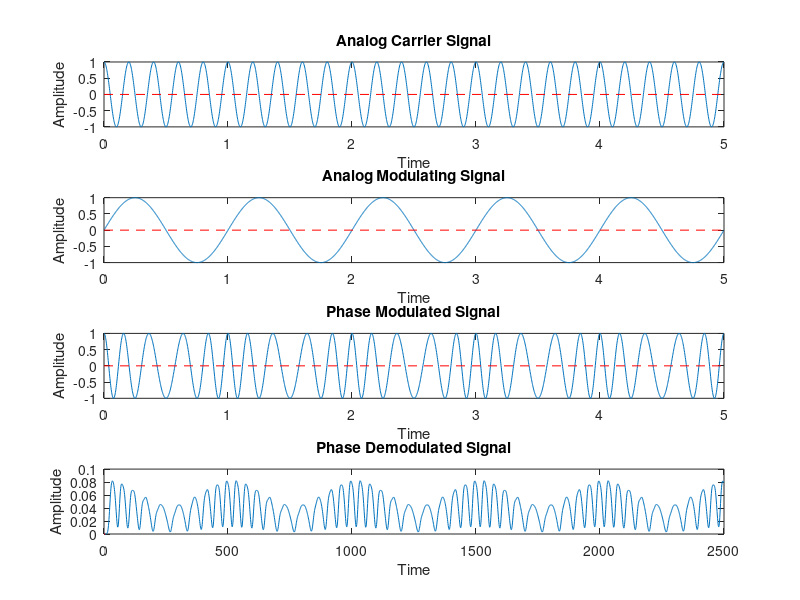

This figure's MATLAB source:
clc;
clear all;
close all;

am = 1;
fm = 1;
ac = 1;
fc = 5;
kp = pi/2; %phase sensitivity modulator

fs = fc * 100;
T = 5;
t = 0 : 1 / fs : T - 1 / fs;

%Carrier Signal
ct = ac * cos(2 * pi * fc * t);

subplot(411);
plot(t,ct);
xlabel('Time');
ylabel('Amplitude');
title('Analog Carrier Signal');
line([0 T],[0 0],'linestyle','--','color','r');

%Modulating Signal
mt = am * sin(2 * pi * fm * t); 

subplot(412);
plot(t,mt);
xlabel('Time');
ylabel('Amplitude');
title('Analog Modulating Signal');
line([0 T],[0 0],'linestyle','--','color','r');

%Phase Modulation
st1 = ac * cos(2 * pi * fc * t + (kp.*mt));

subplot(413);
plot(t,st1);
xlabel('Time');
ylabel('Amplitude');
title('Phase Modulated Signal');
line([0 T],[0 0],'linestyle','--','color','r');

%Phase Demodulation
x = diff(st1);
y = abs(x);
[b,a] = butter(10,0.13);
st2 = filter(b,a,y);

subplot(414);
plot(st2);
xlabel('Time');
ylabel('Amplitude');
title('Phase Demodulated Signal');
line([0 T],[0 0],'linestyle','--','color','r');

